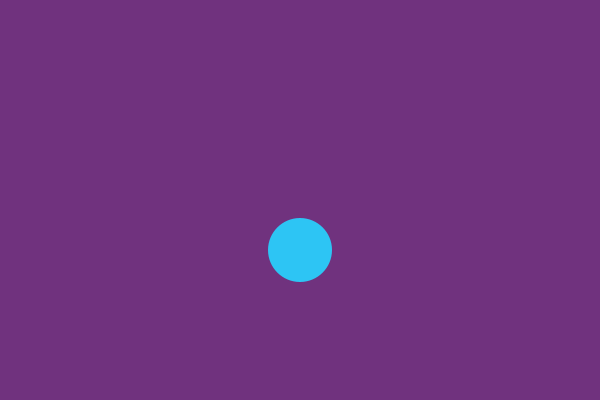
Frame 1 (no input)
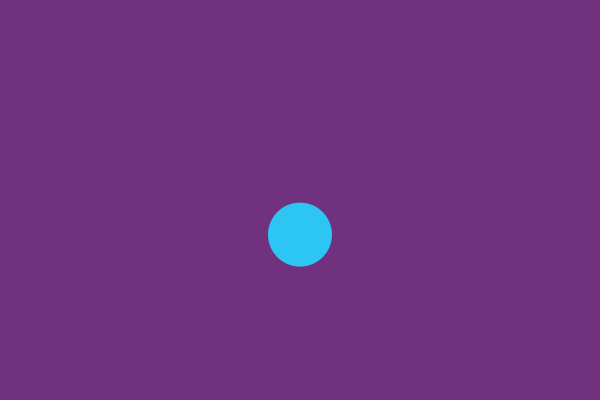
Frame 60 (the mouse pressed at the canvas centre just before this capture)
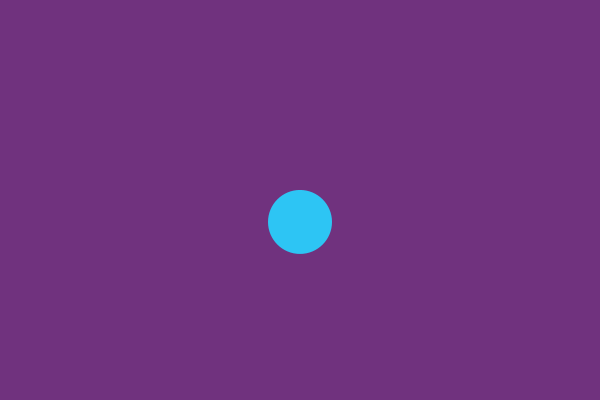
Frame 120 (the mouse held since frame 60 and released just before this capture)

The Processing sketch that drew these frames (run headless with seeded random() and noise(); from frame 60 on, the mouse is pressed at the canvas centre):

// Processing sketch: cc160_simple_spring_port
// ── cc160_simple_spring_port.pde
// Spring Forces (Simple Spring Port)
// The Coding Train / Daniel Shiffman
// https://thecodingtrain.com/CodingChallenges/160-spring-forces.html
// https://youtu.be/Rr-5HiXquhw

// Simple Spring: https://editor.p5js.org/codingtrain/sketches/dcd6-2mWa
// Spring Vector: https://editor.p5js.org/codingtrain/sketches/_A2pm_SSg
// Spring OOP: https://editor.p5js.org/codingtrain/sketches/9BAoEn4Po
// Soft Spring: https://editor.p5js.org/codingtrain/sketches/S5dY7qjxP

float y = 250;
float velocity = 0;
float restLength = 200;
float k = 0.01;

void setup() {
  size(600, 400);
}

void draw() {
  background(112, 50, 126);
  noStroke();
  fill(45, 197, 244);
  circle(300, y, 64);

  float x = y - restLength;
  float force = -k * x;

  // F = A
  velocity += force;
  y += velocity;

  velocity *= 0.99;
}
